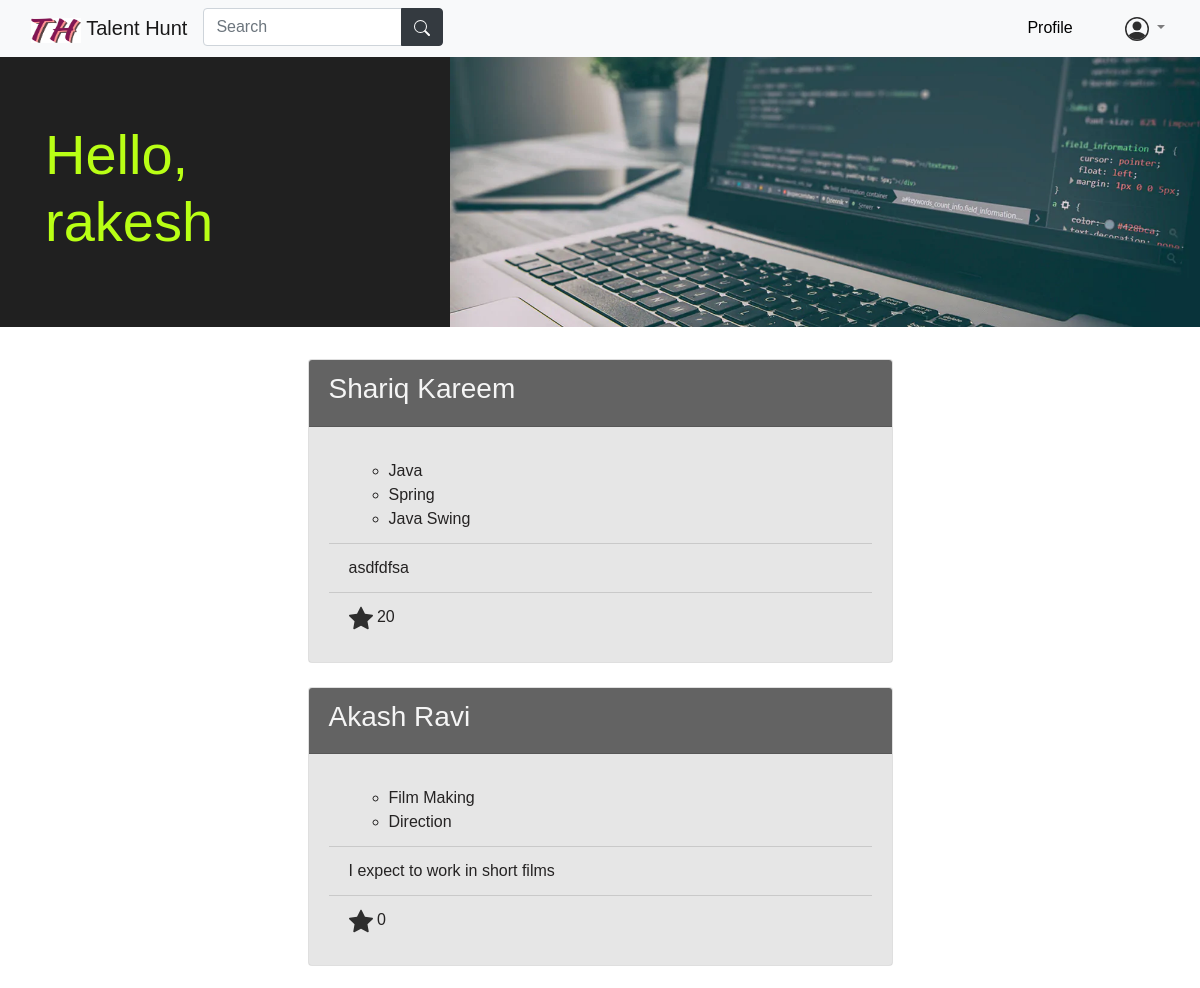
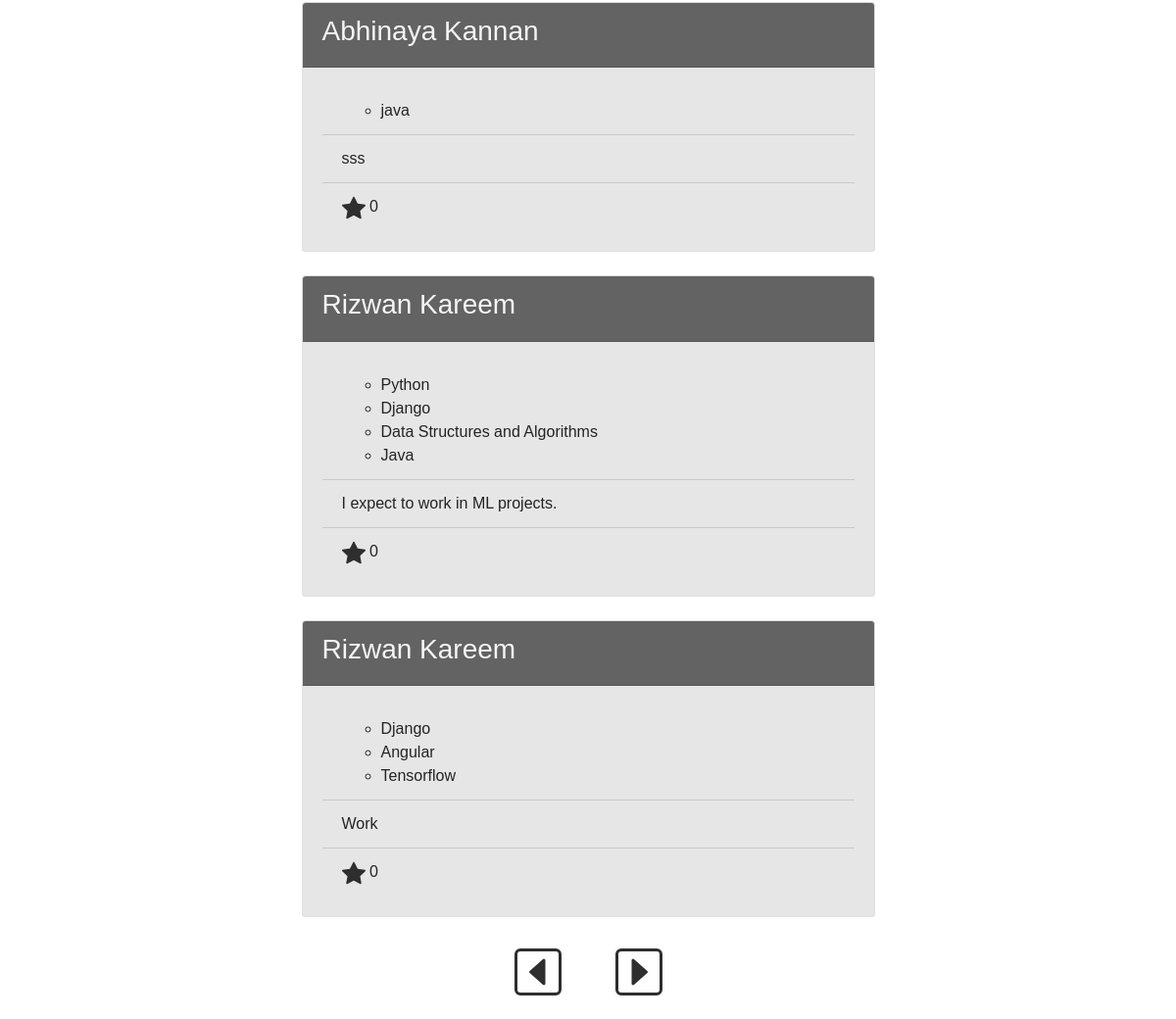
Screenshot of /details/feed/1/ (signed in) with the database file from the repository (2 pictures, top to bottom).
### Details/models.py (models this page shows)
class SkillSet(models.Model):
    skills = models.ForeignKey(
        Skills,
        on_delete= models.CASCADE,
        related_name= 'skillset'
    )
    description = models.CharField(max_length=50)

class Skills(models.Model):
    user = models.OneToOneField(User, on_delete=models.CASCADE)
    specialization = models.TextField()
    pastexp = models.TextField()
    workexpec = models.TextField()
    bio = models.TextField()
    rating = models.IntegerField(default=0)

### Details/views.py (the view)
# urls.py: path('feed/<int:page>/', views.feed, name="Feed"),
@login_required
def feed(request,page=1):
    if request.method == "GET":
        skilldetails = Skills.objects.all().order_by("-rating")
        start = 10*(page-1)
        end = start + 10
        carddet = []
        for i in range(start, min(len(skilldetails),end)):
            sks = skilldetails[i]
            uobj = User.objects.get(username = sks.user)
            if uobj.username != str(request.user):
                skset = list(sks.skillset.all())
                cd = CardDetails(uobj,sks,skset)
                carddet.append(cd)
        nop = len(skilldetails)//10
        page_number = PageNumber(page)
        context = {'page_number':page_number, 'carddet':carddet, 'np':nop}
        return render(request,'Details/feed.html',context = context)

### Details/datastructure.py (called while the page is built)
    @property
    def nextPage(self):
        return self.current_page+1

    @property
    def previousPage(self):
        return self.current_page-1

### Details/templates/Details/feed.html (shortened to what this page needs)
{% extends 'Details/base.html' %}
{% load static %}
{% block content %}
    <div class="jumbotron jumbotron-fluid">
        <div class="container">
            <h1 class="display-4">
                Hello,<br>{{request.user}}
            </h1>
        </div>
    </div>
    {% for item in carddet %}
    <div class="row justify-content-around h-100 row align-items-center">
        <div class="col-sm-6">
            <a class="card-link" href = "{% url 'Details:Profile' username=item.username %}">
                <div class="card">
                    <div class="card-header">
                        <h3>
                            {{ item.fullname }}
                        </h3>
                    </div>
                    <div class="card-body">
                        <ul id="list-group" class="list-group list-group-flush">
                            <li class="list-group-item">
                                <ul>
                                    {% for i in item.skillset %}
                                        <li>{{ i.description }}</li>
                                    {% endfor %}
                                </ul>
                            </li>
                            <li class="list-group-item">{{ item.workexpec }}</li>
                            <li class="list-group-item">
                                {{ item.rating }}
                            </li>
                        </ul>
                    </div>
                </div>
                <br>
            </a>
        </div>
    </div>
    {% endfor %}
    <div class="row justify-content-around h-100 row align-items-around">
        <ul class="pagination";>
            {% if page_number.previousPage == 0 %}
                <li class="page-item">
                    <button class="page-link" href="{% url 'Details:Feed' page=page_number.previousPage %}" aria-disabled="true">
                    </button>
                </li>
            {% endif %}
            <li class="page-item">
                <a class="page-link" href="{% url 'Details:Feed' page=page_number.nextPage %}">
                </a>
            </li>
        </ul>
    </div>
{% endblock %}

### Details/templates/Details/base.html (shortened to what this page needs)
{% load static %}
<!DOCTYPE html>
<html lang="en">
<head>
    <link rel="stylesheet" href="https://maxcdn.bootstrapcdn.com/bootstrap/4.5.2/css/bootstrap.min.css">
</head>
<body>
    <nav class="navbar navbar-expand-md navbar-light bg-light sticky-top" >
        <div class = "container-fluid">
            <a class="navbar-brand" href="{% url 'Details:Feed' page=1 %}">
                <img src="{% static 'Registration\Images\Logo3.png' %}" width="50" height="25" alt="Talent Hunt Logo">
                Talent Hunt
            </a>
            <ul class="navbar-nav ml-auto">
                <li class="nav-item active" style="padding: 0rem 35rem 0rem 0rem;">
                    <form method="GET" action="{% url 'Details:Search' page=1 %}">
                        <div id="nav-search" class="input-group mb-3">
                            <input type="text" class="form-control" placeholder="Search" name="search">
                            <div class="input-group-append">
                                <button class="btn btn-dark" type="submit">
                                </button>
                            </div>
                        </div>
                    </form>
                </li>
                <li class="nav-item active">
                    <form action="{% url 'Details:Profile' username=request.user %}" method = "POST">
                        <button class="nav-btn" type="submit" style="padding: 0.5rem 1.5rem;">Profile</button>
                    </form>
                </li>
                <li class="nav-item dropdown">
                    <div class="right">
                        <a class="nav-link dropdown-toggle" href="#" id="navbarDropdown" role="button" data-toggle="dropdown" aria-haspopup="true" aria-expanded="false">
                        </a>
                    </div>
                </li>
            </ul>
        </div>
    </nav>
    {% block content %}
    {% endblock %}
</body>
</html>

### Details/templates/Details/base.html (style rules this page uses)
html,body { font-family: 'Trebuchet MS', 'Lucida Sans Unicode', 'Lucida Grande', 'Lucida Sans', Arial, sans-serif; margin:0; padding:0; }
.navbar-nav li { padding-right: 20px; }
.nav-btn { background: none !important; border: none; }
#nav-search { width: 15em; height: 1.5em; }
.right { align-self: flex-end; }

### rows the page displays
SkillSet: description "Java"
SkillSet: description "Spring"
SkillSet: description "Java Swing"
Skills: workexpec "asdfdfsa"
SkillSet: description "Film Making"
SkillSet: description "Direction"
Skills: workexpec "I expect to work in short films"
SkillSet: description "java"
Skills: workexpec "sss"
SkillSet: description "Python"
SkillSet: description "Django"
SkillSet: description "Data Structures and Algorithms"
SkillSet: description "Java"
Skills: workexpec "I expect to work in ML projects."
SkillSet: description "Django"
SkillSet: description "Angular"
SkillSet: description "Tensorflow"
Skills: workexpec "Work"

### other values shown
{{ request.user }} "rakesh"
{{ item.fullname }} "Shariq Kareem" "Akash Ravi" "Abhinaya Kannan" "Rizwan Kareem" "Rizwan Kareem"
{{ item.rating }} "20" "0" "0" "0" "0"
